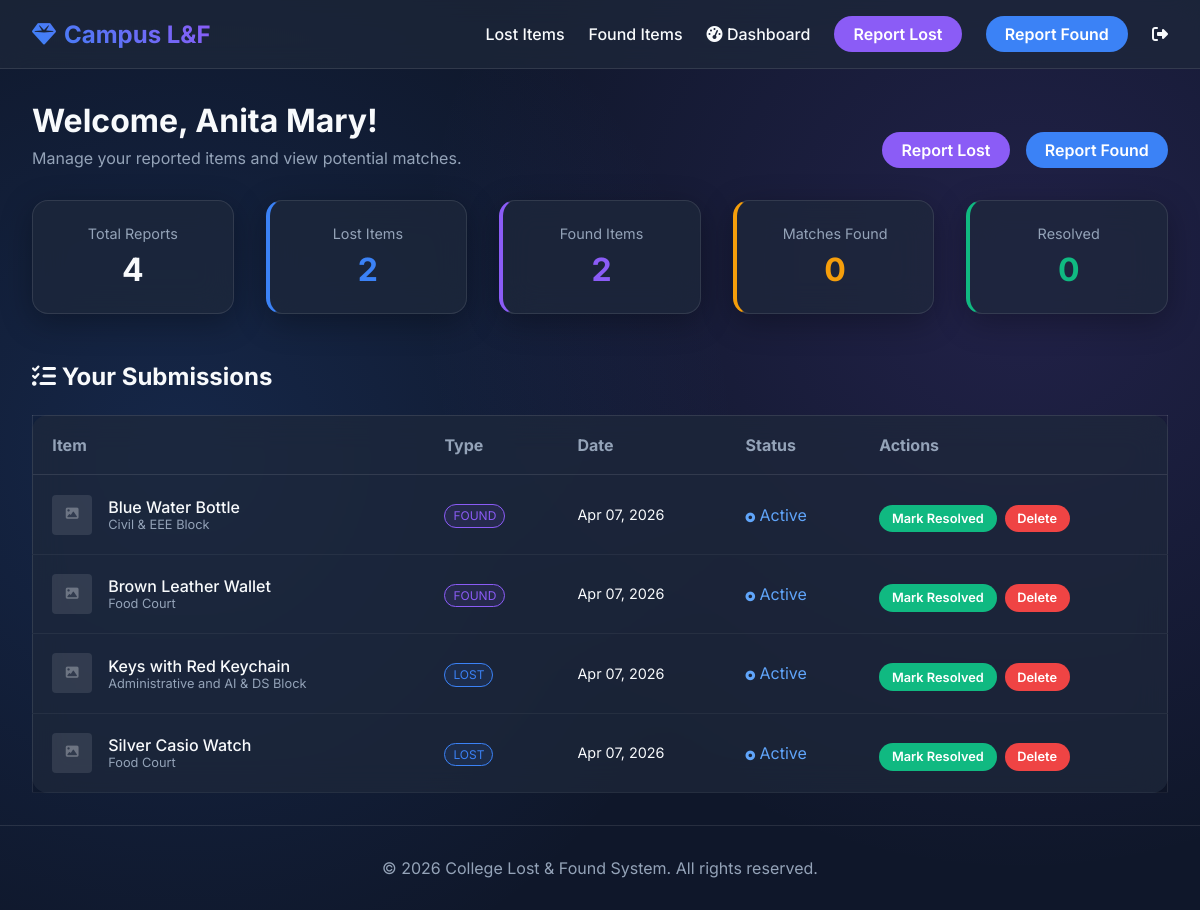
The app's page /dashboard (signed in) with its own data.
### models.py (models this page shows)
class User(UserMixin, db.Model):
    id = db.Column(db.Integer, primary_key=True)
    name = db.Column(db.String(100), nullable=False)
    email = db.Column(db.String(120), unique=True, nullable=False)
    password_hash = db.Column(db.String(200), nullable=True)
    google_id = db.Column(db.String(120), unique=True, nullable=True)
    is_admin = db.Column(db.Boolean, default=False)
    items = db.relationship('Item', backref='author', lazy=True)

class Item(db.Model):
    id = db.Column(db.Integer, primary_key=True)
    title = db.Column(db.String(100), nullable=False)
    category = db.Column(db.String(50), nullable=False)
    description = db.Column(db.Text, nullable=False)
    date = db.Column(db.Date, nullable=False)
    location = db.Column(db.String(100), nullable=False)
    image_filename = db.Column(db.String(200), nullable=True)
    type = db.Column(db.String(10), nullable=False) # 'lost' or 'found'
    status = db.Column(db.String(20), default='open') # open, resolved, matched
    matched_with_id = db.Column(db.Integer, db.ForeignKey('item.id'), nullable=True)
    user_id = db.Column(db.Integer, db.ForeignKey('user.id'), nullable=False)
    created_at = db.Column(db.DateTime, default=datetime.utcnow)
    matched_item = db.relationship('Item', remote_side=[id], post_update=True)

### app.py (the view)
@app.route('/dashboard')
@login_required
def dashboard():
    user_items = Item.query.filter_by(user_id=current_user.id).order_by(Item.created_at.desc()).all()
    stats = {
        'total': len(user_items),
        'lost': len([i for i in user_items if i.type == 'lost']),
        'found': len([i for i in user_items if i.type == 'found']),
        'resolved': len([i for i in user_items if i.status == 'resolved']),
        'matched': len([i for i in user_items if i.status == 'matched'])
    }
    return render_template('dashboard.html', items=user_items, stats=stats)

### app.py (called while the page is built)
@login_manager.user_loader
def load_user(user_id):
    return User.query.get(int(user_id))

### templates/dashboard.html (shortened to what this page needs)
{% extends "base.html" %}
{% block content %}
<div class="dashboard-header" style="margin-bottom: 2rem; display: flex; justify-content: space-between; align-items: flex-end; flex-wrap: wrap; gap: 1rem;">
    <div>
        <h1 style="margin-bottom: 0.5rem;">Welcome, {{ current_user.name }}!</h1>
        <p style="color: var(--text-muted);">Manage your reported items and view potential matches.</p>
    </div>
    <div style="display: flex; gap: 1rem;">
        <a href="{{ url_for('report_item', item_type='lost') }}" class="btn-secondary">Report Lost</a>
        <a href="{{ url_for('report_item', item_type='found') }}" class="btn-primary">Report Found</a>
    </div>
</div>
<div class="grid" style="grid-template-columns: repeat(auto-fit, minmax(200px, 1fr)); margin-bottom: 3rem;">
    <div class="glass-card" style="text-align: center; padding: 1.5rem;">
        <div style="font-size: 0.9rem; color: var(--text-muted); margin-bottom: 0.5rem;">Total Reports</div>
        <div style="font-size: 2rem; font-weight: 700;">{{ stats.total }}</div>
    </div>
    <div class="glass-card" style="text-align: center; padding: 1.5rem; border-left: 4px solid var(--primary-color);">
        <div style="font-size: 0.9rem; color: var(--text-muted); margin-bottom: 0.5rem;">Lost Items</div>
        <div style="font-size: 2rem; font-weight: 700; color: var(--primary-color);">{{ stats.lost }}</div>
    </div>
    <div class="glass-card" style="text-align: center; padding: 1.5rem; border-left: 4px solid var(--secondary-color);">
        <div style="font-size: 0.9rem; color: var(--text-muted); margin-bottom: 0.5rem;">Found Items</div>
        <div style="font-size: 2rem; font-weight: 700; color: var(--secondary-color);">{{ stats.found }}</div>
    </div>
    <div class="glass-card" style="text-align: center; padding: 1.5rem; border-left: 4px solid #f59e0b;">
        <div style="font-size: 0.9rem; color: var(--text-muted); margin-bottom: 0.5rem;">Matches Found</div>
        <div style="font-size: 2rem; font-weight: 700; color: #f59e0b;">{{ stats.matched }}</div>
    </div>
    <div class="glass-card" style="text-align: center; padding: 1.5rem; border-left: 4px solid #10b981;">
        <div style="font-size: 0.9rem; color: var(--text-muted); margin-bottom: 0.5rem;">Resolved</div>
        <div style="font-size: 2rem; font-weight: 700; color: #10b981;">{{ stats.resolved }}</div>
    </div>
</div>
<h2 style="margin-bottom: 1.5rem;"><i class="fa-solid fa-list-check"></i> Your Submissions</h2>
{% if not items %}
    <div class="glass-card" style="text-align: center; padding: 4rem 2rem;">
        <i class="fa-solid fa-folder-open" style="font-size: 3rem; color: rgba(255,255,255,0.1); margin-bottom: 1rem;"></i>
        <h3>No items reported yet</h3>
        <p style="color: var(--text-muted); margin-bottom: 2rem;">Help your fellow students by reporting items you find or asking for help with lost ones.</p>
        <a href="{{ url_for('report_item', item_type='found') }}" class="btn-primary">Report an Item</a>
    </div>
{% else %}
    <div style="overflow-x: auto;">
        <table style="width: 100%; border-collapse: collapse; text-align: left;" class="glass-card">
            <thead>
                <tr style="border-bottom: 1px solid var(--glass-border);">
                    <th style="padding: 1.2rem; color: var(--text-muted);">Item</th>
                    <th style="padding: 1.2rem; color: var(--text-muted);">Type</th>
                    <th style="padding: 1.2rem; color: var(--text-muted);">Date</th>
                    <th style="padding: 1.2rem; color: var(--text-muted);">Status</th>
                    <th style="padding: 1.2rem; color: var(--text-muted);">Actions</th>
                </tr>
            </thead>
            <tbody>
                {% for item in items %}
                <tr style="border-bottom: 1px solid rgba(255,255,255,0.05); transition: background 0.2s;">
                    <td style="padding: 1.2rem;">
                        <div style="display: flex; align-items: center; gap: 1rem;">
                            {% if item.image_filename %}
                                <img src="{{ url_for('static', filename='uploads/' + item.image_filename) }}" style="width: 40px; height: 40px; border-radius: 4px; object-fit: cover;">
                            {% else %}
                                <div style="width: 40px; height: 40px; border-radius: 4px; background: rgba(255,255,255,0.1); display: flex; align-items: center; justify-content: center;">
                                    <i class="fa-solid fa-image" style="font-size: 0.8rem; opacity: 0.3;"></i>
                                </div>
                            {% endif %}
                            <div>
                                <div style="font-weight: 500;"><a href="{{ url_for('item_detail', id=item.id) }}">{{ item.title }}</a></div>
                                <div style="font-size: 0.8rem; color: var(--text-muted);">{{ item.location }}</div>
                            </div>
                        </div>
                    </td>
                    <td style="padding: 1.2rem;">
                        <span style="font-size: 0.75rem; padding: 0.2rem 0.5rem; border-radius: 99px; background: {% if item.type == 'lost' %}rgba(59, 130, 246, 0.1){% else %}rgba(139, 92, 246, 0.1){% endif %}; color: {% if item.type == 'lost' %}var(--primary-color){% else %}var(--secondary-color){% endif %}; border: 1px solid currentColor;">
                            {{ item.type|upper }}
                        </span>
                    </td>
                    <td style="padding: 1.2rem; font-size: 0.9rem;">{{ item.created_at.strftime('%b %d, %Y') }}</td>
                    <td style="padding: 1.2rem;">
                        {% if item.status == 'open' %}
                            <span style="color: #60a5fa;"><i class="fa-solid fa-circle-dot" style="font-size: 0.6rem;"></i> Active</span>
                        {% elif item.status == 'matched' %}
                            <span style="color: #f59e0b; font-weight: 700;"><i class="fa-solid fa-fire-flame-curved" style="font-size: 0.6rem;"></i> Match Found!</span>
                        {% else %}
                            <span style="color: #10b981;"><i class="fa-solid fa-circle-check" style="font-size: 0.6rem;"></i> Resolved</span>
                        {% endif %}
                    </td>
                    <td style="padding: 1.2rem;">
                        <div style="display: flex; gap: 0.5rem; flex-direction: column;">
                            <div style="display: flex; gap: 0.5rem; margin-top: 0.5rem;">
                                {% if item.status != 'resolved' %}
                                    <a href="{{ url_for('resolve_item', id=item.id) }}" class="btn-primary" style="padding: 0.4rem 0.8rem; font-size: 0.8rem; background: #10b981; border: none;" onclick="return confirm('Mark this item as resolved?');">Mark Resolved</a>
                                {% endif %}
                                <a href="{{ url_for('delete_item', id=item.id) }}" class="btn-danger" style="padding: 0.4rem 0.8rem; font-size: 0.8rem;" onclick="return confirm('Permanently delete this report?');">Delete</a>
                            </div>
                        </div>
                    </td>
                </tr>
                {% endfor %}
            </tbody>
        </table>
    </div>
{% endif %}
{% endblock %}

### static/css/style.css (style rules this page uses)
:root { --bg-color: #0f172a; --text-color: #f8fafc; --text-muted: #94a3b8; --primary-color: #3b82f6; --primary-hover: #2563eb; --secondary-color: #8b5cf6; --secondary-hover: #7c3aed; --accent-color: #10b981; --danger-color: #ef4444; --glass-bg: rgba(30, 41, 59, 0.7); --glass-border: rgba(255, 255, 255, 0.1); --glass-shadow: 0 8px 32px 0 rgba(0, 0, 0, 0.3); }
* { box-sizing: border-box; margin: 0; padding: 0; }
body { font-family: 'Inter', sans-serif; background: var(--bg-color); background-image: radial-gradient(circle at 15% 50%, rgba(59, 130, 246, 0.15) 0%, transparent 50%), radial-gradient(circle at 85% 30%, rgba(139, 92, 246, 0.15) 0%, transparent 50%); background-attachment: fixed; color: var(--text-color); min-height: 100vh; overflow-x: hidden; }
a { text-decoration: none; color: inherit; }
.btn-primary, .btn-secondary, .btn-danger, .btn-submit { padding: 0.5rem 1.2rem; border-radius: 999px; font-weight: 600; cursor: pointer; transition: all 0.3s ease; border: none; display: inline-flex; align-items: center; gap: 0.5rem; }
.btn-primary { background: var(--primary-color); color: #fff; }
.btn-secondary { background: var(--secondary-color); color: #fff; }
.btn-danger { background: var(--danger-color); color: #fff; }
.glass-card { background: var(--glass-bg); backdrop-filter: blur(16px); -webkit-backdrop-filter: blur(16px); border: 1px solid var(--glass-border); border-radius: 1rem; padding: 2rem; box-shadow: var(--glass-shadow); }
.grid { display: grid; grid-template-columns: repeat(auto-fill, minmax(300px, 1fr)); gap: 2rem; margin-top: 2rem; }

### records on screen
User: name "Anita Mary"
Item: title "Blue Water Bottle", location "Civil & EEE Block", type "FOUND", created_at "Apr 07, 2026", status "open" (drawn)
Item: title "Brown Leather Wallet", location "Food Court", type "FOUND", created_at "Apr 07, 2026", status "open" (drawn)
Item: title "Keys with Red Keychain", location "Administrative and AI & DS Block", type "LOST", created_at "Apr 07, 2026", status "open" (drawn)
Item: title "Silver Casio Watch", location "Food Court", type "LOST", created_at "Apr 07, 2026", status "open" (drawn)

### other values on screen
{{ stats.total }} "4"
{{ stats.lost }} "2"
{{ stats.found }} "2"
{{ stats.matched }} "0"
{{ stats.resolved }} "0"
